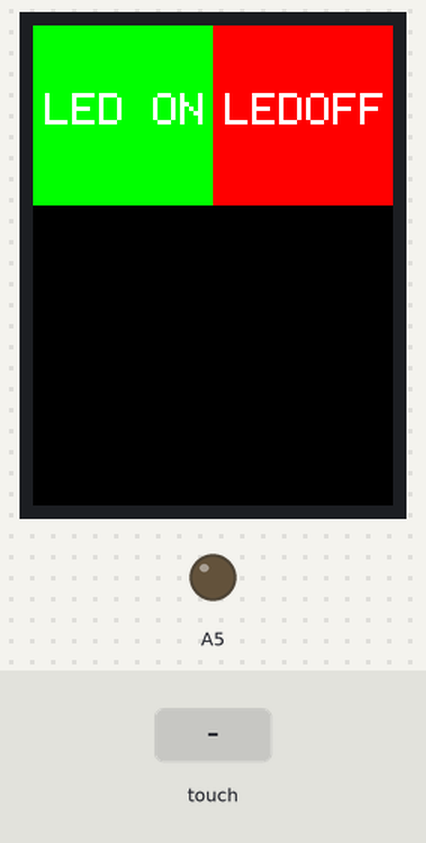
A sketch run on a simulated Arduino Uno, built with avr-gcc and run on an emulated ATmega328P. Shown: 240×320 colour display, output pins drawn as LEDs (lit = HIGH). The test bench sets the inputs (shaded band). What the sketch prints to the serial monitor is not drawn.

Above: at 1.4 s.
1.5 s: touch panel pressed at 13 % / 70 % of its raw x / y range
At 2.4 s:
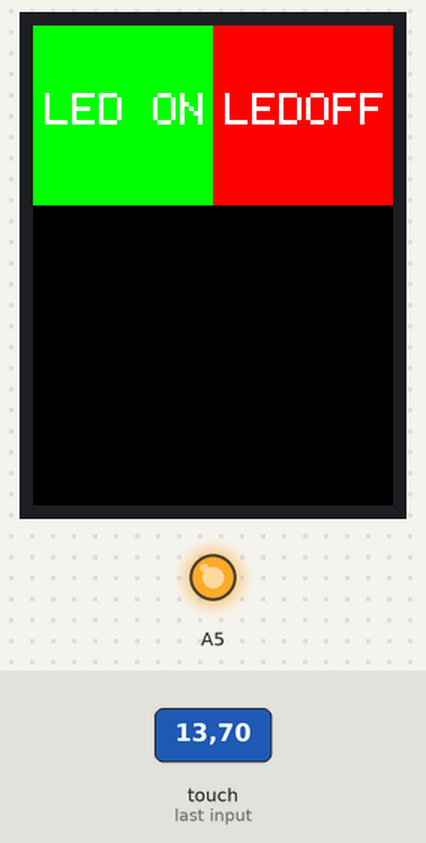
3.0 s: touch panel pressed at 62 % / 70 % of its raw x / y range
At 3.5 s:
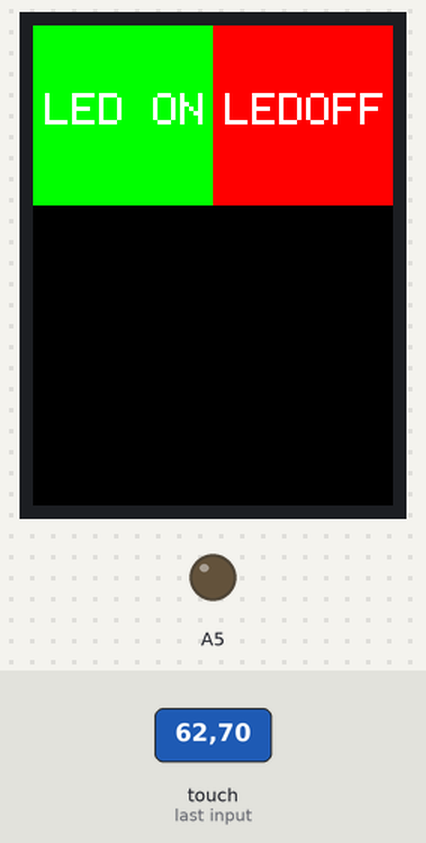
4.5 s: touch panel pressed at 38 % / 70 % of its raw x / y range
At 5.9 s:
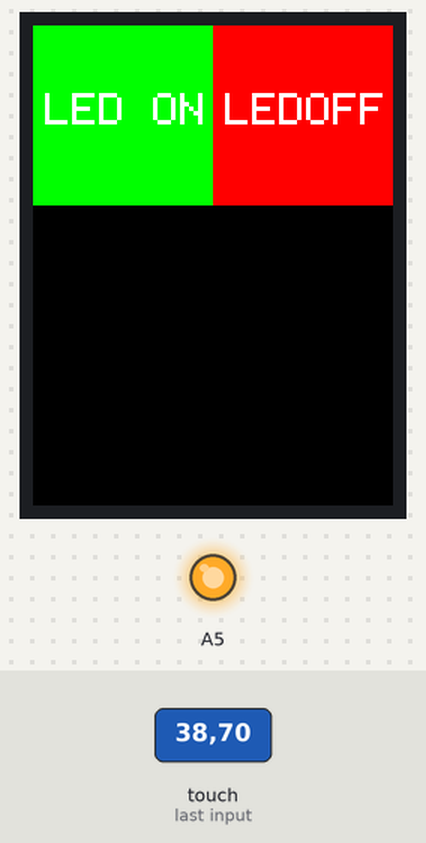
Timing chart, 0 to 7.5 s (numbered marks = the images above; inputs shaded):
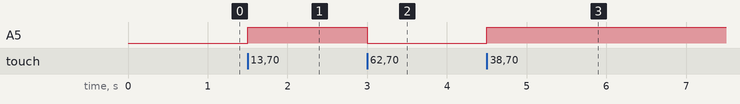

Measured:
- after the input at 1.5 s, A5: LOW → HIGH at once
- after the input at 3.0 s, A5: HIGH → LOW at once
- after the input at 4.5 s, A5: LOW → HIGH at once

The sketch:

GUIEXample1.ino
```cpp
#include <Adafruit_GFX.h>
#include <Adafruit_TFTLCD.h>
#include <TouchScreen.h>

#define LCD_CS A3
#define LCD_CD A2
#define LCD_WR A1
#define LCD_RD A0
#define LCD_RESET A4

#define  BLACK   0x0000
#define BLUE    0x001F
#define RED     0xF800
#define GREEN   0x07E0
#define CYAN    0x07FF
#define MAGENTA 0xF81F
#define YELLOW  0xFFE0
#define WHITE   0xFFFF

#define YP A1
#define XM A2
#define YM 7
#define XP 6

#define TS_MINX 940
#define TS_MINY 160
#define TS_MAXX 160
#define TS_MAXY 970

TouchScreen ts = TouchScreen(XP, YP, XM, YM, 300);
Adafruit_TFTLCD tft(LCD_CS, LCD_CD, LCD_WR, LCD_RD, LCD_RESET);

#define BOXSIZE 40
#define PENRADIUS 3

#define MINPRESSURE 10
#define MAXPRESSURE 1000

int touch = 0;

void setup() {
  pinMode(A5, OUTPUT);
  digitalWrite(A5, LOW);
  Serial.begin(9600);
  tft.reset();
  tft.begin(0x9325);
  tft.setTextColor(WHITE);
  tft.setTextSize(3);
  tft.fillScreen(BLACK);
  tft.fillRect(0, 0, 120, 120, GREEN);
  tft.fillRect(120, 0, 120, 120, RED);
  tft.setCursor(8, 45);
  tft.println("LED ON");
  tft.setCursor(128, 45);
  tft.println("LEDOFF");
}

void loop() {

  TSPoint p = ts.getPoint();
  pinMode(XM, OUTPUT);
  pinMode(YP, OUTPUT);
  if (p.z > MINPRESSURE && p.z < MAXPRESSURE) {
    p.x = map(p.x, TS_MINX, TS_MAXX, tft.width(), 0);
    p.y = map(p.y, TS_MINY, TS_MAXY, tft.height(), 0);
    Serial.print("("); Serial.print(p.x);
    Serial.print(", "); Serial.print(p.y);
    Serial.println(")");
    if (p.x > 0 && p.x < 120) {
      if (p.y > 0 && p.y < 120) {
        touch = 1;
      }
    }
    if (p.x > 120 && p.x < 240) {
      if (p.y > 0 && p.y < 120) {
        touch = 2;
      }
    }
  }

  if (touch == 1) {
    digitalWrite(A5, HIGH);
    touch = 0;
    delay(200);
  }

  if (touch == 2) {
    digitalWrite(A5, LOW);
    touch = 0;
    delay(200);
  }
}
```
